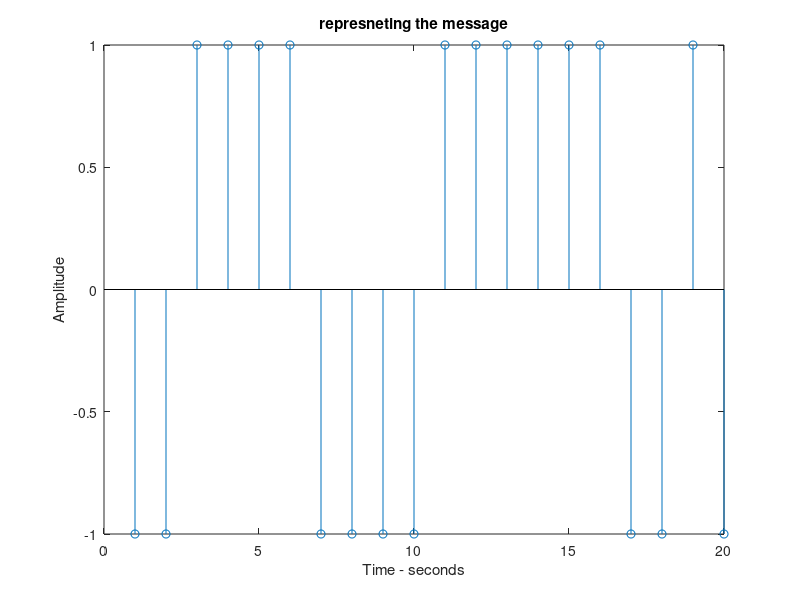
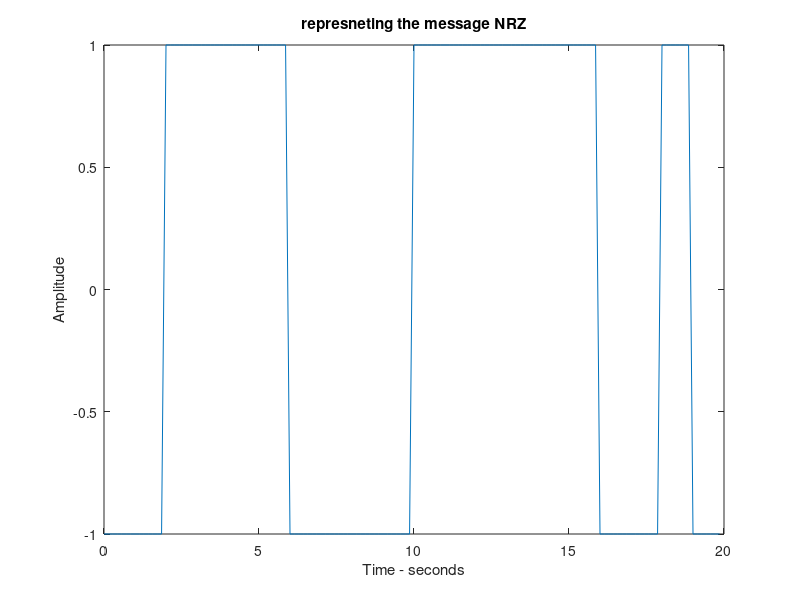

Write MATLAB code to recreate these figures, in order. (Note: this script raises an error after producing the figures.)
samples = 7; %up
Tb = 1; % bit duration
SamplePeriod = Tb*(1/samples); 
Berr =[];
 %for EbNo = (0:1:25)
    message = randsrc(1,20); % produces random -1's and 1's
    t1 = 0:SamplePeriod:(length(message)*Tb); % define timeline
    t1(:, length(t1)) = []; % get rid of extra column in timeline
    stem(message);title('represneting the message');xlabel('Time - seconds');ylabel('Amplitude');
    % GMSK Modulation -
    % the following loop, converts message into a series of unipolar NRZ data.
    rect = kron(message,ones(1,samples)); % use the kron function to upsample the bits.
    figure;plot(t1,rect);title('represneting the message NRZ');xlabel('Time - seconds');ylabel('Amplitude');
    %% transmitter
    % create gaussian low pass filter(defined in the gaussian_filter.m)
    gaussfilter = gussian_filter(Tb,samples);
    figure;plot(gaussfilter);title('Impulse response of gaussian filters when Bandwidth = 0.3');xlabel('samples');ylabel('Magnitude');
    % pass message signal through Gaussian LPF
    conv_rect_gaus = conv(rect,gaussfilter,'same');
    figure;plot(conv_rect_gaus);title('Result of convulation between the gaussian filter and the rect');xlabel('samples');ylabel('amplitude');
    conv_rect_gaus_integrated = cumsum(conv_rect_gaus); 
    figure;plot(conv_rect_gaus_integrated);title(' NRZ data after filtering and integration');xlabel('samples');ylabel('amplitude');
    m_filtered2_real = cos(conv_rect_gaus_integrated);
    m_filtered2_imag = sin(conv_rect_gaus_integrated);
    m_filtered2 = m_filtered2_real + 1i*m_filtered2_imag;
    figure;plot(m_filtered2_real);title('Q channels of modulated NRZ');xlabel('Time');ylabel('Amplitude');
    hold on ;plot(m_filtered2_imag,'r');title('I channels of modulated NRZ');xlabel('Time');ylabel('Amplitude');hold off;
    %% Channel
    % 1-Raleigh channel
    rayleighchan = comm.RayleighChannel('SampleRate',200e3,'MaximumDopplerShift',30);
    m_filtered2_real=rayleighchan(m_filtered2_real');
    m_filtered2_imag=rayleighchan(m_filtered2_imag');
    % 2-Rician channel
    ricianchan = comm.RicianChannel('SampleRate',200e3,'MaximumDopplerShift',130);
    m_filtered2_real=ricianchan(m_filtered2_real);
    m_filtered2_imag=ricianchan(m_filtered2_imag);
    % 3-AWGN
    noisy_real = awgn(m_filtered2_real', (15),'measured'); % apply noise to I-channel
    noisy_imag = awgn(m_filtered2_imag', (15),'measured'); % apply noise to Q-channel
    %% Reciver
    Matched_Filter = Demodulation_Matched_Filter (Tb,samples);
    filt_noisy_real = conv(noisy_real,Matched_Filter,'same');
    filt_noisy_imag = conv(noisy_imag,Matched_Filter,'same');
    figure;plot(Matched_Filter);title('matched filter when bandwidth = 0.5 and sampling rate is 7 Hz');xlabel('samples');ylabel('Amplitude');
    figure;plot(filt_noisy_real);title('result from conv. between in phase and matched filter (with noise)');xlabel('samples');ylabel('Amplitude');
    figure;plot(filt_noisy_imag);title('result from conv. between quadrature and matched filter (with noise)');xlabel('samples');ylabel('Amplitude');
    phase_recieved = unwrap(angle(filt_noisy_real+filt_noisy_imag*j));
    figure;plot(phase_recieved);title('phase of recieved signal after matched filter');xlabel('samples');ylabel('magnitude');
    opposite_integrated = diff(phase_recieved);
    opposite_integrated = [phase_recieved(1) opposite_integrated];
    figure;plot(opposite_integrated);title('differntiation of phase of recieved signal');xlabel('samples');ylabel('amplitude');
    downsampled_signal = downsample_phase(opposite_integrated,1,0,samples);
    figure;plot(downsampled_signal);title('downsampled signal');xlabel('samples');ylabel('amplitude');
    recieved_signal = Analog_digital_conversion(downsampled_signal);
    figure;stem(recieved_signal);title('recieved signal');xlabel('time');ylabel('amplitude');
    [num,rate] = symerr(message,recieved_signal);
    
    %store Pe values
    %Berr = [Berr rate];
 %end 
%EbNo_temp = 0:1:25;
%semilogy(EbNo_temp,Berr,'*');title('BERR plotting between sent message and recieved message for 20K bits theory Vs estimated');hold on
